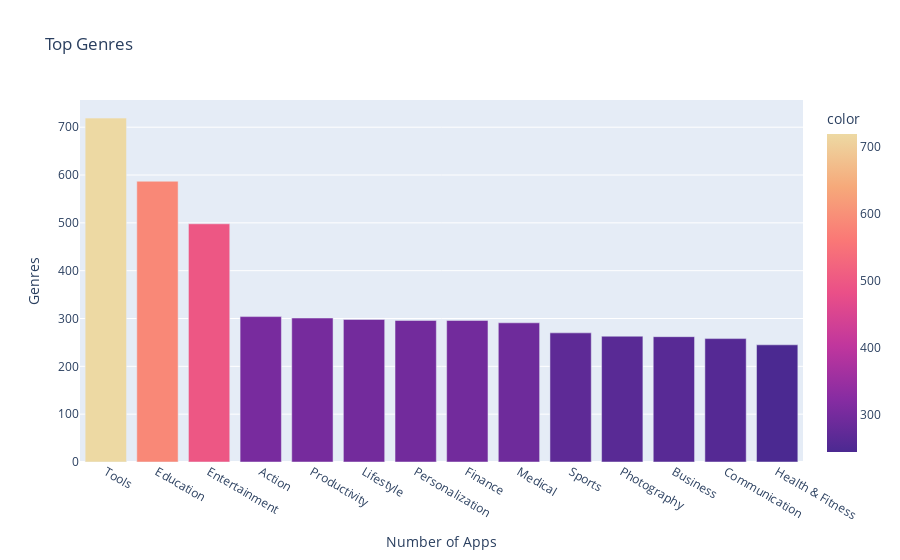

The notebook cell this image was saved under:
### Markdown cell above
**Challenge**: Can you create this chart with the Series containing the genre data? 

<img src=https://imgur.com/DbcoQli.png width=400>

Try experimenting with the built in colour scales in Plotly. You can find a full list [here](https://plotly.com/python/builtin-colorscales/). 

* Find a way to set the colour scale using the color_continuous_scale parameter. 
* Find a way to make the color axis disappear by using coloraxis_showscale.

### Code cell
genres_bar = px.bar(x=num_genres.index,y=num_genres.values,title="Top Genres",color=num_genres.values,color_continuous_scale="agsunset")
genres_bar.update_layout(xaxis_title = "Number of Apps",yaxis_title = "Genres")

### Figure 1 — Plotly figure (JSON) as saved in the notebook; plotly's stock layout.template omitted (floating-point values rounded to 4 significant figures)
{"data": [{"hovertemplate": "x=%{x}<br>y=%{y}<br>color=%{marker.color}<extra></extra>", "legendgroup": "", "marker": {"color": [719, 587, 498, 304, 301, 298, 296, 296, 291, 270, 263, 262, 258, 245], "coloraxis": "coloraxis", "pattern": {"shape": ""}}, "name": "", "orientation": "v", "showlegend": false, "textposition": "auto", "type": "bar", "x": ["Tools", "Education", "Entertainment", "Action", "Productivity", "Lifestyle", "Personalization", "Finance", "Medical", "Sports", "Photography", "Business", "Communication", "Health & Fitness"], "xaxis": "x", "y": [719, 587, 498, 304, 301, 298, 296, 296, 291, 270, 263, 262, 258, 245], "yaxis": "y"}], "layout": {"barmode": "relative", "coloraxis": {"colorbar": {"title": {"text": "color"}}, "colorscale": [[0, "rgb(75, 41, 145)"], [0.1667, "rgb(135, 44, 162)"], [0.3333, "rgb(192, 54, 157)"], [0.5, "rgb(234, 79, 136)"], [0.6667, "rgb(250, 120, 118)"], [0.8333, "rgb(246, 169, 122)"], [1, "rgb(237, 217, 163)"]]}, "legend": {"tracegroupgap": 0}, "title": {"text": "Top Genres"}, "xaxis": {"anchor": "y", "domain": [0, 1], "title": {"text": "Number of Apps"}}, "yaxis": {"anchor": "x", "domain": [0, 1], "title": {"text": "Genres"}}}}
